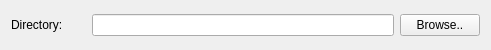
<?xml version="1.0" encoding="UTF-8"?>
<ui version="4.0">
 <class>Form</class>
 <widget class="QWidget" name="Form">
  <property name="geometry">
   <rect>
    <x>0</x>
    <y>0</y>
    <width>491</width>
    <height>50</height>
   </rect>
  </property>
  <property name="windowTitle">
   <string>Form</string>
  </property>
  <layout class="QVBoxLayout" name="verticalLayout">
   <item>
    <layout class="QHBoxLayout" name="horizontalLayout_5">
     <item>
      <widget class="QLabel" name="proj_dir_label">
       <property name="minimumSize">
        <size>
         <width>75</width>
         <height>0</height>
        </size>
       </property>
       <property name="text">
        <string>Directory:</string>
       </property>
      </widget>
     </item>
     <item>
      <widget class="QLineEdit" name="proj_dir"/>
     </item>
     <item>
      <widget class="QPushButton" name="proj_dir_browse">
       <property name="sizePolicy">
        <sizepolicy hsizetype="Fixed" vsizetype="Fixed">
         <horstretch>0</horstretch>
         <verstretch>0</verstretch>
        </sizepolicy>
       </property>
       <property name="text">
        <string>Browse..</string>
       </property>
      </widget>
     </item>
    </layout>
   </item>
  </layout>
 </widget>
 <resources/>
 <connections/>
</ui>
